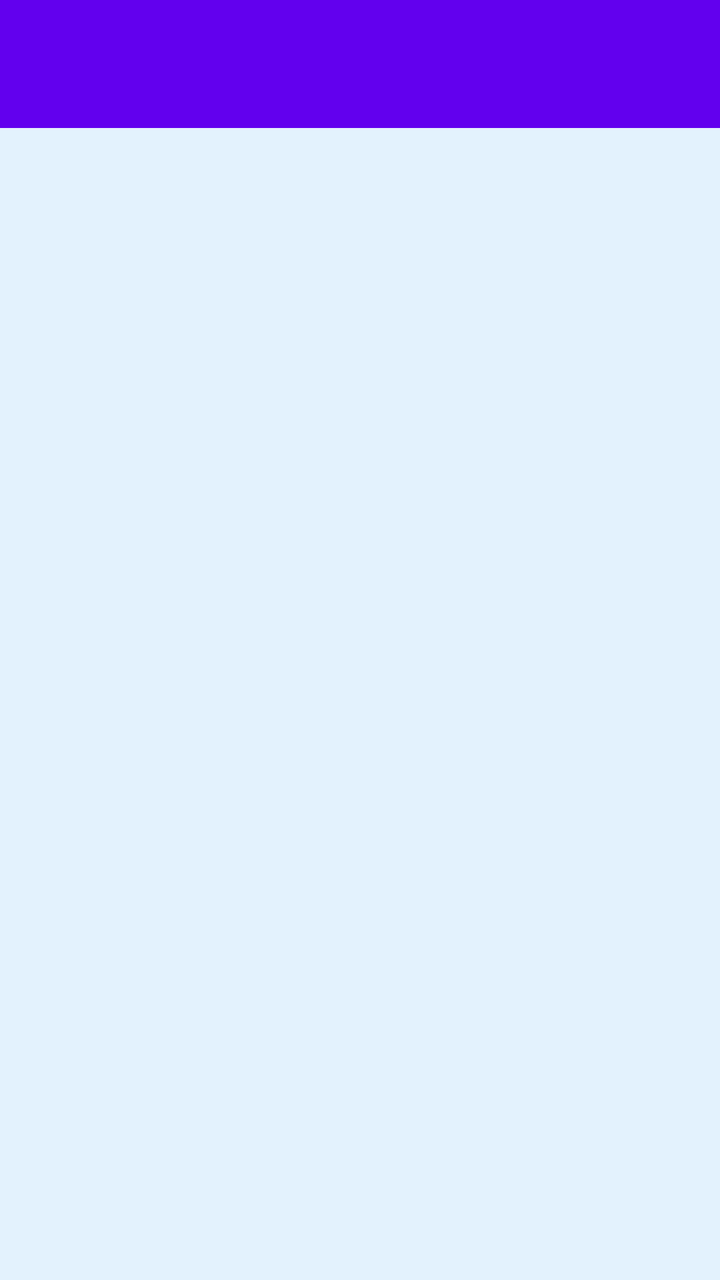
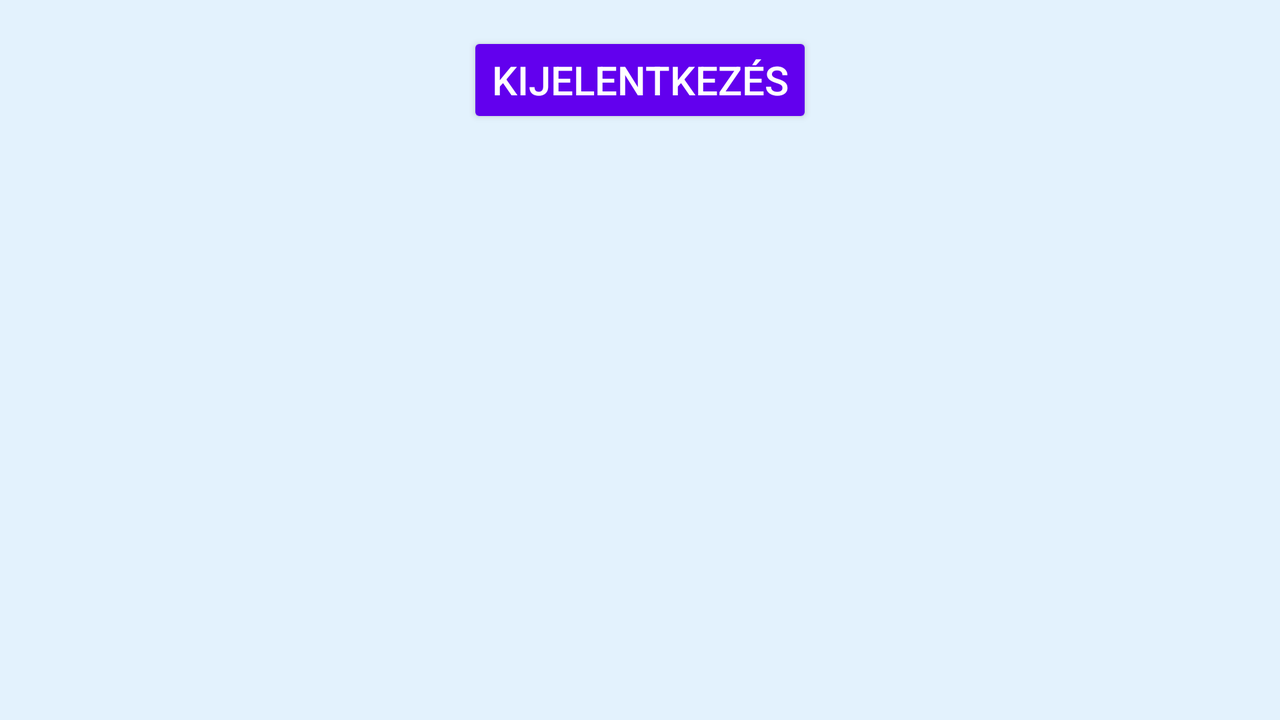

Compare how this app lays out the same screen by default and in its alternative resource folder. The renders come first, then the two layout files and the values they reference.
<!-- AndroidManifest.xml: application theme Theme.EskuvoBolt -->
<!-- res/layout/activity_shop_list.xml -->
<?xml version="1.0" encoding="utf-8"?>
<androidx.constraintlayout.widget.ConstraintLayout xmlns:android="http://schemas.android.com/apk/res/android"
    xmlns:app="http://schemas.android.com/apk/res-auto"
    xmlns:tools="http://schemas.android.com/tools"
    android:id="@+id/main"
    android:layout_width="match_parent"
    android:layout_height="match_parent"
    android:background="@color/bg_color"
    tools:context=".ShopListActivity">

    <androidx.appcompat.widget.Toolbar
        android:id="@+id/my_toolbar"
        android:layout_width="match_parent"
        android:layout_height="?attr/actionBarSize"
        android:background="@color/colorPrimary"
        app:titleTextColor="@android:color/white"
        android:elevation="4dp"
        app:popupTheme="@style/ThemeOverlay.AppCompat.Light"
        app:layout_constraintTop_toTopOf="parent"/>


    <Button
        android:id="@+id/log_out_button_manual"
        android:layout_width="match_parent"
        android:layout_height="wrap_content"
        android:backgroundTint="@color/colorPrimary"
        android:onClick="logout"
        android:text="@string/kijelentkezes"
        android:textColor="@android:color/white"
        android:textSize="20sp"
        app:layout_constraintBottom_toTopOf="@+id/recyclerView"
        app:layout_constraintEnd_toEndOf="parent"
        app:layout_constraintStart_toStartOf="parent"
        app:layout_constraintTop_toTopOf="parent"
        android:layout_margin="16dp"/>

    <androidx.recyclerview.widget.RecyclerView
        android:id="@+id/recyclerView"
        android:layout_width="match_parent"
        android:layout_height="0dp"
        android:layout_marginTop="16dp"
        app:layout_constraintTop_toBottomOf="@id/log_out_button_manual"
        android:scrollbars="vertical"/>

</androidx.constraintlayout.widget.ConstraintLayout>
<!-- resources referenced by this layout -->
<resources>
  <color name="bg_color">#E3F2FD</color>
  <color name="colorPrimary">#6200EE</color>
  <string name="kijelentkezes">Kijelentkezés</string>
  <style name="Theme.EskuvoBolt" parent="Base.Theme.EskuvoBolt" />
  <style name="Base.Theme.EskuvoBolt" parent="Theme.Material3.DayNight.NoActionBar">
          
          
      </style>
</resources>
<!-- res/layout-land/activity_shop_list.xml (the author's variant of the layout above) -->
<!-- drawn on the phone turned sideways -->
<?xml version="1.0" encoding="utf-8"?>
<androidx.constraintlayout.widget.ConstraintLayout xmlns:android="http://schemas.android.com/apk/res/android"
    xmlns:app="http://schemas.android.com/apk/res-auto"
    xmlns:tools="http://schemas.android.com/tools"
    android:id="@+id/main"
    android:layout_width="match_parent"
    android:layout_height="match_parent"
    android:background="@color/bg_color"
    tools:context=".ShopListActivity">


        <LinearLayout
            android:orientation="vertical"
            android:layout_width="match_parent"
            android:layout_height="wrap_content"
            android:padding="16dp"
            android:layout_marginTop="80dp"
            android:gravity="center"
            tools:ignore="MissingConstraints">

            <Button
                android:id="@+id/log_out_button_manual"
                android:layout_width="wrap_content"
                android:layout_height="wrap_content"
                android:backgroundTint="@color/colorPrimary"
                android:onClick="logout"
                android:text="@string/kijelentkezes"
                android:textColor="@android:color/white"
                android:textSize="20sp"
                android:layout_marginBottom="20dp"
                android:layout_gravity="center_horizontal"/>

            <androidx.recyclerview.widget.RecyclerView
                android:id="@+id/recyclerView"
                android:layout_width="match_parent"
                android:layout_height="wrap_content"
                android:layout_gravity="center_horizontal"
                android:layout_marginLeft="160dp"
                android:layout_marginRight="160dp"
                android:visibility="visible"
                android:scrollbars="vertical"/>

        </LinearLayout>

</androidx.constraintlayout.widget.ConstraintLayout>
